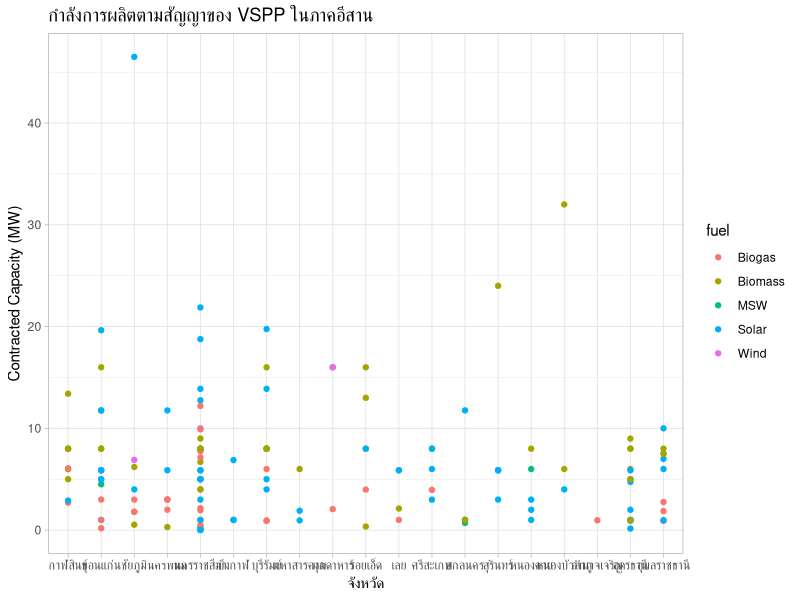

Source code (R):
library(tidyverse)


# For Thai font, please save file in CSV UTF-8

vsppNE<- read_csv("data/vspptmo_adjustNE.csv")%>%
       select(region = COUNTRY_ZONE,
              province = PROVINCE,
              egatSubStation = EGAT_SUB,
              fuel = FUEL2,
              contractCapMW = CONTRACTED_CAP_MW) %>%
       filter(region == "ภาคตะวันออกเฉียงเหนือ")


# Plot VSPP capacity in NE
vsppNE %>%
  ggplot(aes(x = province, y = contractCapMW, group = fuel, color = fuel))+
  geom_point()+
  labs(
    x = "จังหวัด",
    y = "Contracted Capacity (MW)",
    title = "กำลังการผลิตตามสัญญาของ VSPP ในภาคอีสาน"
  )+
  theme_light()
